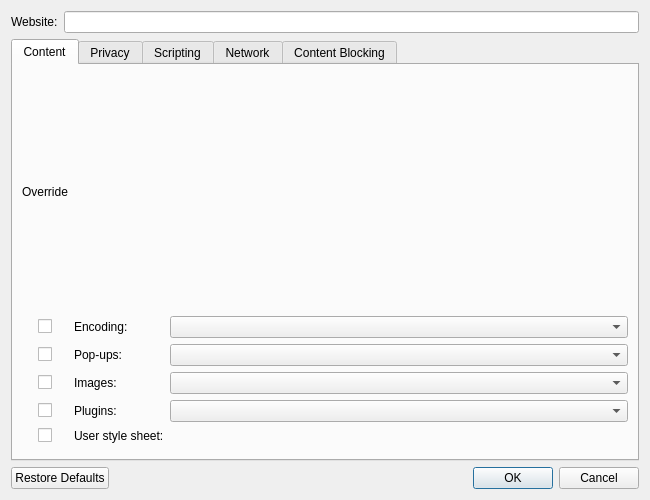
<?xml version="1.0" encoding="UTF-8"?>
<ui version="4.0">
 <class>Otter::WebsitePreferencesDialog</class>
 <widget class="QDialog" name="Otter::WebsitePreferencesDialog">
  <property name="geometry">
   <rect>
    <x>0</x>
    <y>0</y>
    <width>650</width>
    <height>500</height>
   </rect>
  </property>
  <property name="windowTitle">
   <string>Website Preferences</string>
  </property>
  <layout class="QVBoxLayout" name="verticalLayout">
   <item>
    <layout class="QFormLayout" name="generalLayout">
     <property name="fieldGrowthPolicy">
      <enum>QFormLayout::AllNonFixedFieldsGrow</enum>
     </property>
     <item row="0" column="0">
      <widget class="QLabel" name="websiteLabel">
       <property name="text">
        <string>Website:</string>
       </property>
       <property name="buddy">
        <cstring>websiteLineEditWidget</cstring>
       </property>
      </widget>
     </item>
     <item row="0" column="1">
      <widget class="Otter::LineEditWidget" name="websiteLineEditWidget"/>
     </item>
    </layout>
   </item>
   <item>
    <widget class="QTabWidget" name="tabWidget">
     <property name="currentIndex">
      <number>0</number>
     </property>
     <widget class="QWidget" name="contentTab">
      <attribute name="title">
       <string>Content</string>
      </attribute>
      <layout class="QGridLayout" name="contentLayout">
       <item row="1" column="2">
        <widget class="QComboBox" name="encodingComboBox"/>
       </item>
       <item row="4" column="2">
        <widget class="QComboBox" name="enablePluginsComboBox"/>
       </item>
       <item row="0" column="0">
        <widget class="QLabel" name="contentOverrideLabel">
         <property name="text">
          <string>Override</string>
         </property>
        </widget>
       </item>
       <item row="5" column="2">
        <widget class="Otter::FilePathWidget" name="userStyleSheetFilePathWidget" native="true"/>
       </item>
       <item row="2" column="0" alignment="Qt::AlignHCenter">
        <widget class="QCheckBox" name="popupsPolicyOverrideCheckBox">
         <property name="text">
          <string/>
         </property>
        </widget>
       </item>
       <item row="4" column="1">
        <widget class="QLabel" name="enablePluginsLabel">
         <property name="text">
          <string>Plugins:</string>
         </property>
         <property name="buddy">
          <cstring>enablePluginsComboBox</cstring>
         </property>
        </widget>
       </item>
       <item row="5" column="0" alignment="Qt::AlignHCenter">
        <widget class="QCheckBox" name="userStyleSheetOverrideCheckBox">
         <property name="text">
          <string/>
         </property>
        </widget>
       </item>
       <item row="1" column="1">
        <widget class="QLabel" name="encodingLabel">
         <property name="text">
          <string>Encoding:</string>
         </property>
         <property name="buddy">
          <cstring>encodingComboBox</cstring>
         </property>
        </widget>
       </item>
       <item row="4" column="0" alignment="Qt::AlignHCenter">
        <widget class="QCheckBox" name="enablePluginsOverrideCheckBox">
         <property name="text">
          <string/>
         </property>
        </widget>
       </item>
       <item row="2" column="2">
        <widget class="QComboBox" name="popupsPolicyComboBox"/>
       </item>
       <item row="5" column="1">
        <widget class="QLabel" name="userStyleSheetLabel">
         <property name="text">
          <string>User style sheet:</string>
         </property>
         <property name="buddy">
          <cstring>userStyleSheetFilePathWidget</cstring>
         </property>
        </widget>
       </item>
       <item row="3" column="2">
        <widget class="QComboBox" name="enableImagesComboBox"/>
       </item>
       <item row="7" column="2">
        <spacer name="contentHorizontalSpacer">
         <property name="orientation">
          <enum>Qt::Horizontal</enum>
         </property>
         <property name="sizeHint" stdset="0">
          <size>
           <width>40</width>
           <height>0</height>
          </size>
         </property>
        </spacer>
       </item>
       <item row="6" column="2">
        <spacer name="contentSpacer">
         <property name="orientation">
          <enum>Qt::Vertical</enum>
         </property>
        </spacer>
       </item>
       <item row="1" column="0" alignment="Qt::AlignHCenter">
        <widget class="QCheckBox" name="encodingOverrideCheckBox">
         <property name="text">
          <string/>
         </property>
        </widget>
       </item>
       <item row="3" column="1">
        <widget class="QLabel" name="enableImagesLabel">
         <property name="text">
          <string>Images:</string>
         </property>
         <property name="buddy">
          <cstring>enableImagesComboBox</cstring>
         </property>
        </widget>
       </item>
       <item row="3" column="0" alignment="Qt::AlignHCenter">
        <widget class="QCheckBox" name="enableImagesOverrideCheckBox">
         <property name="text">
          <string/>
         </property>
        </widget>
       </item>
       <item row="2" column="1">
        <widget class="QLabel" name="popupsPolicyLabel">
         <property name="text">
          <string>Pop-ups:</string>
         </property>
         <property name="buddy">
          <cstring>popupsPolicyComboBox</cstring>
         </property>
        </widget>
       </item>
      </layout>
     </widget>
     <widget class="QWidget" name="privacyTab">
      <attribute name="title">
       <string>Privacy</string>
      </attribute>
      <layout class="QGridLayout" name="privacyLayout">
       <item row="7" column="1">
        <layout class="QHBoxLayout" name="keepCookiesModeLayout">
         <item>
          <spacer name="keepCookiesModeSpacer">
           <property name="orientation">
            <enum>Qt::Horizontal</enum>
           </property>
           <property name="sizeType">
            <enum>QSizePolicy::Fixed</enum>
           </property>
           <property name="sizeHint" stdset="0">
            <size>
             <width>20</width>
             <height>0</height>
            </size>
           </property>
          </spacer>
         </item>
         <item>
          <widget class="QLabel" name="keepCookiesModeLabel">
           <property name="text">
            <string>Keep until:</string>
           </property>
           <property name="buddy">
            <cstring>keepCookiesModeComboBox</cstring>
           </property>
          </widget>
         </item>
        </layout>
       </item>
       <item row="2" column="0" alignment="Qt::AlignHCenter">
        <widget class="QCheckBox" name="doNotTrackOverrideCheckBox">
         <property name="text">
          <string/>
         </property>
        </widget>
       </item>
       <item row="5" column="0" alignment="Qt::AlignHCenter">
        <widget class="QCheckBox" name="cookiesPolicyOverrideCheckBox">
         <property name="text">
          <string/>
         </property>
        </widget>
       </item>
       <item row="8" column="2">
        <widget class="QComboBox" name="thirdPartyCookiesPolicyComboBox"/>
       </item>
       <item row="3" column="0" alignment="Qt::AlignHCenter">
        <widget class="QCheckBox" name="rememberBrowsingHistoryOverrideCheckBox">
         <property name="text">
          <string/>
         </property>
        </widget>
       </item>
       <item row="2" column="2">
        <widget class="QComboBox" name="doNotTrackComboBox">
         <property name="currentIndex">
          <number>-1</number>
         </property>
        </widget>
       </item>
       <item row="3" column="1">
        <widget class="QCheckBox" name="rememberBrowsingHistoryCheckBox">
         <property name="text">
          <string>Remember browsing history</string>
         </property>
        </widget>
       </item>
       <item row="7" column="0" alignment="Qt::AlignHCenter">
        <widget class="QCheckBox" name="keepCookiesModeOverrideCheckBox">
         <property name="text">
          <string/>
         </property>
        </widget>
       </item>
       <item row="0" column="0">
        <widget class="QLabel" name="privacyOverrideLabel">
         <property name="text">
          <string>Override</string>
         </property>
        </widget>
       </item>
       <item row="4" column="1">
        <widget class="QCheckBox" name="enableCookiesCheckBox">
         <property name="text">
          <string>Enable cookies</string>
         </property>
        </widget>
       </item>
       <item row="5" column="1">
        <layout class="QHBoxLayout" name="cookiesPolicyLayout">
         <item>
          <spacer name="cookiesPolicySpacer">
           <property name="orientation">
            <enum>Qt::Horizontal</enum>
           </property>
           <property name="sizeType">
            <enum>QSizePolicy::Fixed</enum>
           </property>
           <property name="sizeHint" stdset="0">
            <size>
             <width>20</width>
             <height>0</height>
            </size>
           </property>
          </spacer>
         </item>
         <item>
          <widget class="QLabel" name="cookiesPolicyLabel">
           <property name="text">
            <string>Accept cookies:</string>
           </property>
          </widget>
         </item>
        </layout>
       </item>
       <item row="2" column="1">
        <widget class="QLabel" name="doNotTrackLabel">
         <property name="text">
          <string>Do Not Track:</string>
         </property>
         <property name="buddy">
          <cstring>doNotTrackComboBox</cstring>
         </property>
        </widget>
       </item>
       <item row="7" column="2">
        <widget class="QComboBox" name="keepCookiesModeComboBox"/>
       </item>
       <item row="4" column="0" alignment="Qt::AlignHCenter">
        <widget class="QCheckBox" name="enableCookiesOverrideCheckBox">
         <property name="text">
          <string/>
         </property>
        </widget>
       </item>
       <item row="9" column="0" colspan="3">
        <widget class="QLabel" name="cookiesLabel">
         <property name="text">
          <string>Cookies:</string>
         </property>
         <property name="buddy">
          <cstring>cookiesViewWidget</cstring>
         </property>
        </widget>
       </item>
       <item row="10" column="0" colspan="3">
        <layout class="QHBoxLayout" name="cookiesViewLayout">
         <item>
          <widget class="Otter::ItemViewWidget" name="cookiesViewWidget">
           <property name="editTriggers">
            <set>QAbstractItemView::NoEditTriggers</set>
           </property>
           <property name="alternatingRowColors">
            <bool>true</bool>
           </property>
           <property name="selectionBehavior">
            <enum>QAbstractItemView::SelectRows</enum>
           </property>
          </widget>
         </item>
         <item>
          <layout class="QVBoxLayout" name="cookiesButtonsLayout">
           <item>
            <widget class="QPushButton" name="cookiesAddButton">
             <property name="text">
              <string>Add…</string>
             </property>
            </widget>
           </item>
           <item>
            <widget class="QPushButton" name="cookiesPropertiesButton">
             <property name="enabled">
              <bool>false</bool>
             </property>
             <property name="text">
              <string>Properties…</string>
             </property>
            </widget>
           </item>
           <item>
            <widget class="QPushButton" name="cookiesDeleteButton">
             <property name="enabled">
              <bool>false</bool>
             </property>
             <property name="text">
              <string>Delete</string>
             </property>
            </widget>
           </item>
           <item>
            <spacer name="cookiesSpacer">
             <property name="orientation">
              <enum>Qt::Vertical</enum>
             </property>
            </spacer>
           </item>
          </layout>
         </item>
        </layout>
       </item>
       <item row="8" column="1">
        <layout class="QHBoxLayout" name="thirdPartyCookiesPolicyLayout">
         <item>
          <spacer name="thirdPartyCookiesPolicySpacer">
           <property name="orientation">
            <enum>Qt::Horizontal</enum>
           </property>
           <property name="sizeType">
            <enum>QSizePolicy::Fixed</enum>
           </property>
           <property name="sizeHint" stdset="0">
            <size>
             <width>20</width>
             <height>0</height>
            </size>
           </property>
          </spacer>
         </item>
         <item>
          <widget class="QLabel" name="thirdPartyCookiesPolicyLabel">
           <property name="text">
            <string>Accept third-party cookies:</string>
           </property>
           <property name="buddy">
            <cstring>thirdPartyCookiesPolicyComboBox</cstring>
           </property>
          </widget>
         </item>
        </layout>
       </item>
       <item row="11" column="2">
        <spacer name="privacyHorizontalSpacer">
         <property name="orientation">
          <enum>Qt::Horizontal</enum>
         </property>
         <property name="sizeHint" stdset="0">
          <size>
           <width>40</width>
           <height>0</height>
          </size>
         </property>
        </spacer>
       </item>
       <item row="8" column="0" alignment="Qt::AlignHCenter">
        <widget class="QCheckBox" name="thirdPartyCookiesPolicyOverrideCheckBox">
         <property name="text">
          <string/>
         </property>
        </widget>
       </item>
       <item row="5" column="2">
        <widget class="QComboBox" name="cookiesPolicyComboBox"/>
       </item>
      </layout>
     </widget>
     <widget class="QWidget" name="scriptingTab">
      <attribute name="title">
       <string>Scripting</string>
      </attribute>
      <layout class="QGridLayout" name="scriptingLayout" columnstretch="0,0,0">
       <item row="3" column="0" alignment="Qt::AlignHCenter">
        <widget class="QCheckBox" name="canShowStatusMessagesOverrideCheckBox">
         <property name="text">
          <string/>
         </property>
        </widget>
       </item>
       <item row="2" column="0" alignment="Qt::AlignHCenter">
        <widget class="QCheckBox" name="canChangeWindowGeometryOverrideCheckBox">
         <property name="text">
          <string/>
         </property>
        </widget>
       </item>
       <item row="6" column="1">
        <layout class="QHBoxLayout" name="canReceiveRightClicksLayout">
         <item>
          <spacer name="canReceiveRightClicksSpacer">
           <property name="orientation">
            <enum>Qt::Horizontal</enum>
           </property>
           <property name="sizeType">
            <enum>QSizePolicy::Fixed</enum>
           </property>
           <property name="sizeHint" stdset="0">
            <size>
             <width>20</width>
             <height>0</height>
            </size>
           </property>
          </spacer>
         </item>
         <item>
          <widget class="QCheckBox" name="canReceiveRightClicksCheckBox">
           <property name="text">
            <string>Allow to receive right mouse button clicks</string>
           </property>
          </widget>
         </item>
        </layout>
       </item>
       <item row="5" column="0" alignment="Qt::AlignHCenter">
        <widget class="QCheckBox" name="canAccessClipboardOverrideCheckBox">
         <property name="text">
          <string/>
         </property>
        </widget>
       </item>
       <item row="3" column="1">
        <layout class="QHBoxLayout" name="canShowStatusMessagesLayout">
         <item>
          <spacer name="canShowStatusMessagesSpacer">
           <property name="orientation">
            <enum>Qt::Horizontal</enum>
           </property>
           <property name="sizeType">
            <enum>QSizePolicy::Fixed</enum>
           </property>
           <property name="sizeHint" stdset="0">
            <size>
             <width>20</width>
             <height>0</height>
            </size>
           </property>
          </spacer>
         </item>
         <item>
          <widget class="QCheckBox" name="canShowStatusMessagesCheckBox">
           <property name="text">
            <string>Allow changing of status field</string>
           </property>
          </widget>
         </item>
        </layout>
       </item>
       <item row="10" column="1">
        <spacer name="scriptingHorizontalSpacer">
         <property name="orientation">
          <enum>Qt::Horizontal</enum>
         </property>
         <property name="sizeHint" stdset="0">
          <size>
           <width>40</width>
           <height>0</height>
          </size>
         </property>
        </spacer>
       </item>
       <item row="6" column="0" alignment="Qt::AlignHCenter">
        <widget class="QCheckBox" name="canReceiveRightClicksOverrideCheckBox">
         <property name="text">
          <string/>
         </property>
        </widget>
       </item>
       <item row="7" column="1">
        <layout class="QHBoxLayout" name="canCloseWindowsLayout">
         <item>
          <spacer name="canCloseWindowsSpacer">
           <property name="orientation">
            <enum>Qt::Horizontal</enum>
           </property>
           <property name="sizeType">
            <enum>QSizePolicy::Fixed</enum>
           </property>
           <property name="sizeHint" stdset="0">
            <size>
             <width>20</width>
             <height>0</height>
            </size>
           </property>
          </spacer>
         </item>
         <item>
          <widget class="QLabel" name="canCloseWindowsLabel">
           <property name="text">
            <string>Allow to close windows:</string>
           </property>
           <property name="buddy">
            <cstring>canCloseWindowsComboBox</cstring>
           </property>
          </widget>
         </item>
        </layout>
       </item>
       <item row="4" column="1">
        <layout class="QHBoxLayout" name="canHideAddressBarLayout">
         <item>
          <spacer name="canHideAddressBarSpacer">
           <property name="orientation">
            <enum>Qt::Horizontal</enum>
           </property>
           <property name="sizeType">
            <enum>QSizePolicy::Fixed</enum>
           </property>
           <property name="sizeHint" stdset="0">
            <size>
             <width>20</width>
             <height>0</height>
            </size>
           </property>
          </spacer>
         </item>
         <item>
          <widget class="QCheckBox" name="canHideAddressBarCheckBox">
           <property name="enabled">
            <bool>false</bool>
           </property>
           <property name="text">
            <string>Allow script to hide address bar</string>
           </property>
          </widget>
         </item>
        </layout>
       </item>
       <item row="2" column="1">
        <layout class="QHBoxLayout" name="canChangeWindowGeometryLayout">
         <item>
          <spacer name="canChangeWindowGeometrySpacer">
           <property name="orientation">
            <enum>Qt::Horizontal</enum>
           </property>
           <property name="sizeType">
            <enum>QSizePolicy::Fixed</enum>
           </property>
           <property name="sizeHint" stdset="0">
            <size>
             <width>20</width>
             <height>0</height>
            </size>
           </property>
          </spacer>
         </item>
         <item>
          <widget class="QCheckBox" name="canChangeWindowGeometryCheckBox">
           <property name="text">
            <string>Allow moving and resizing of windows</string>
           </property>
          </widget>
         </item>
        </layout>
       </item>
       <item row="4" column="0" alignment="Qt::AlignHCenter">
        <widget class="QCheckBox" name="canHideAddressBarOverrideCheckBox">
         <property name="enabled">
          <bool>false</bool>
         </property>
         <property name="text">
          <string/>
         </property>
        </widget>
       </item>
       <item row="0" column="0">
        <widget class="QLabel" name="scriptingOverrideLabel">
         <property name="text">
          <string>Override</string>
         </property>
        </widget>
       </item>
       <item row="1" column="0" alignment="Qt::AlignHCenter">
        <widget class="QCheckBox" name="enableJavaScriptOverrideCheckBox">
         <property name="text">
          <string/>
         </property>
        </widget>
       </item>
       <item row="1" column="1">
        <widget class="QCheckBox" name="enableJavaScriptCheckBox">
         <property name="text">
          <string>Enable JavaScript</string>
         </property>
        </widget>
       </item>
       <item row="7" column="2">
        <widget class="QComboBox" name="canCloseWindowsComboBox"/>
       </item>
       <item row="7" column="0" alignment="Qt::AlignHCenter">
        <widget class="QCheckBox" name="canCloseWindowsOverrideCheckBox">
         <property name="text">
          <string/>
         </property>
        </widget>
       </item>
       <item row="8" column="2">
        <widget class="QComboBox" name="enableFullScreenComboBox"/>
       </item>
       <item row="5" column="1">
        <layout class="QHBoxLayout" name="canAccessClipboardLayout">
         <item>
          <spacer name="canAccessClipboardSpacer">
           <property name="orientation">
            <enum>Qt::Horizontal</enum>
           </property>
           <property name="sizeType">
            <enum>QSizePolicy::Fixed</enum>
           </property>
           <property name="sizeHint" stdset="0">
            <size>
             <width>20</width>
             <height>0</height>
            </size>
           </property>
          </spacer>
         </item>
         <item>
          <widget class="QCheckBox" name="canAccessClipboardCheckBox">
           <property name="text">
            <string>Allow access to clipboard</string>
           </property>
          </widget>
         </item>
        </layout>
       </item>
       <item row="11" column="1">
        <spacer name="scriptingSpacer">
         <property name="orientation">
          <enum>Qt::Vertical</enum>
         </property>
        </spacer>
       </item>
       <item row="8" column="0" alignment="Qt::AlignHCenter">
        <widget class="QCheckBox" name="enableFullScreenOverrideCheckBox">
         <property name="text">
          <string/>
         </property>
        </widget>
       </item>
       <item row="8" column="1">
        <layout class="QHBoxLayout" name="enableFullScreenLayout">
         <item>
          <spacer name="enableFullScreenSpacer">
           <property name="orientation">
            <enum>Qt::Horizontal</enum>
           </property>
           <property name="sizeType">
            <enum>QSizePolicy::Fixed</enum>
           </property>
           <property name="sizeHint" stdset="0">
            <size>
             <width>20</width>
             <height>0</height>
            </size>
           </property>
          </spacer>
         </item>
         <item>
          <widget class="QLabel" name="enableFullScreenLabel">
           <property name="text">
            <string>Allow to enter full screen mode:</string>
           </property>
           <property name="buddy">
            <cstring>enableFullScreenComboBox</cstring>
           </property>
          </widget>
         </item>
        </layout>
       </item>
       <item row="9" column="0" alignment="Qt::AlignHCenter">
        <widget class="QCheckBox" name="usePolyfillOverrideCheckBox">
         <property name="text">
          <string/>
         </property>
        </widget>
       </item>
       <item row="9" column="1">
        <layout class="QHBoxLayout" name="usePolyfillLayout">
         <item>
          <spacer name="usePolyfillSpacer">
           <property name="orientation">
            <enum>Qt::Horizontal</enum>
           </property>
           <property name="sizeType">
            <enum>QSizePolicy::Fixed</enum>
           </property>
           <property name="sizeHint" stdset="0">
            <size>
             <width>20</width>
             <height>0</height>
            </size>
           </property>
          </spacer>
         </item>
         <item>
          <widget class="QCheckBox" name="usePolyfillCheckBox">
           <property name="text">
           <string>Load polyfill from internal resources</string>
           </property>
          </widget>
         </item>
        </layout>
       </item>
      </layout>
     </widget>
     <widget class="QWidget" name="networkTab">
      <attribute name="title">
       <string>Network</string>
      </attribute>
      <layout class="QGridLayout" name="networkLayout">
       <item row="3" column="0" alignment="Qt::AlignHCenter">
        <widget class="QCheckBox" name="proxyOverrideCheckBox">
         <property name="text">
          <string/>
         </property>
        </widget>
       </item>
       <item row="4" column="3">
        <spacer name="networkSpacer">
         <property name="orientation">
          <enum>Qt::Vertical</enum>
         </property>
        </spacer>
       </item>
       <item row="2" column="3">
        <widget class="Otter::ComboBoxWidget" name="userAgentComboBox"/>
       </item>
       <item row="1" column="1" colspan="2">
        <widget class="QCheckBox" name="sendReferrerCheckBox">
         <property name="text">
          <string>Send referrer information</string>
         </property>
        </widget>
       </item>
       <item row="0" column="0">
        <widget class="QLabel" name="networkOverrideLabel">
         <property name="text">
          <string>Override</string>
         </property>
        </widget>
       </item>
       <item row="3" column="1">
        <widget class="QLabel" name="proxyLabel">
         <property name="text">
          <string>Proxy:</string>
         </property>
         <property name="buddy">
          <cstring>proxyComboBox</cstring>
         </property>
        </widget>
       </item>
       <item row="2" column="1">
        <widget class="QLabel" name="userAgentLabel">
         <property name="text">
          <string>User Agent:</string>
         </property>
         <property name="buddy">
          <cstring>userAgentComboBox</cstring>
         </property>
        </widget>
       </item>
       <item row="2" column="0" alignment="Qt::AlignHCenter">
        <widget class="QCheckBox" name="userAgentOverrideCheckBox">
         <property name="text">
          <string/>
         </property>
        </widget>
       </item>
       <item row="5" column="3">
        <spacer name="networkHorizontalSpacer">
         <property name="orientation">
          <enum>Qt::Horizontal</enum>
         </property>
         <property name="sizeHint" stdset="0">
          <size>
           <width>0</width>
           <height>0</height>
          </size>
         </property>
        </spacer>
       </item>
       <item row="1" column="0" alignment="Qt::AlignHCenter">
        <widget class="QCheckBox" name="sendReferrerOverrideCheckBox">
         <property name="text">
          <string/>
         </property>
        </widget>
       </item>
       <item row="3" column="3">
        <widget class="Otter::ComboBoxWidget" name="proxyComboBox"/>
       </item>
      </layout>
     </widget>
     <widget class="QWidget" name="contentBlockingTab">
      <attribute name="title">
       <string>Content Blocking</string>
      </attribute>
      <layout class="QGridLayout" name="gridLayout">
       <item row="2" column="1">
        <widget class="QLabel" name="contentBlockingProfilesLabel">
         <property name="text">
          <string>Profiles:</string>
         </property>
        </widget>
       </item>
       <item row="3" column="1">
        <widget class="Otter::ContentFiltersViewWidget" name="contentBlockingProfilesViewWidget">
         <property name="sizeAdjustPolicy">
          <enum>QAbstractScrollArea::AdjustIgnored</enum>
         </property>
         <property name="alternatingRowColors">
          <bool>true</bool>
         </property>
         <property name="selectionMode">
          <enum>QAbstractItemView::SingleSelection</enum>
         </property>
         <property name="selectionBehavior">
          <enum>QAbstractItemView::SelectRows</enum>
         </property>
        </widget>
       </item>
       <item row="0" column="0">
        <widget class="QLabel" name="contentBlockingOverrideLabel">
         <property name="text">
          <string>Override</string>
         </property>
        </widget>
       </item>
       <item row="2" column="0" alignment="Qt::AlignHCenter">
        <widget class="QCheckBox" name="contentBlockingProfilesOverrideCheckBox">
         <property name="text">
          <string/>
         </property>
        </widget>
       </item>
      </layout>
     </widget>
    </widget>
   </item>
   <item>
    <widget class="QDialogButtonBox" name="buttonBox">
     <property name="orientation">
      <enum>Qt::Horizontal</enum>
     </property>
     <property name="standardButtons">
      <set>QDialogButtonBox::Cancel|QDialogButtonBox::Ok|QDialogButtonBox::RestoreDefaults</set>
     </property>
     <property name="centerButtons">
      <bool>false</bool>
     </property>
    </widget>
   </item>
  </layout>
 </widget>
 <customwidgets>
  <customwidget>
   <class>Otter::ComboBoxWidget</class>
   <extends>QComboBox</extends>
   <header>src/ui/ComboBoxWidget.h</header>
  </customwidget>
  <customwidget>
   <class>Otter::ContentFiltersViewWidget</class>
   <extends>QTreeView</extends>
   <header>src/ui/ContentFiltersViewWidget.h</header>
  </customwidget>
  <customwidget>
   <class>Otter::FilePathWidget</class>
   <extends>QWidget</extends>
   <header>src/ui/FilePathWidget.h</header>
   <container>1</container>
  </customwidget>
  <customwidget>
   <class>Otter::ItemViewWidget</class>
   <extends>QTreeView</extends>
   <header>src/ui/ItemViewWidget.h</header>
  </customwidget>
  <customwidget>
   <class>Otter::LineEditWidget</class>
   <extends>QLineEdit</extends>
   <header>src/ui/LineEditWidget.h</header>
  </customwidget>
 </customwidgets>
 <tabstops>
  <tabstop>websiteLineEditWidget</tabstop>
  <tabstop>tabWidget</tabstop>
  <tabstop>encodingOverrideCheckBox</tabstop>
  <tabstop>encodingComboBox</tabstop>
  <tabstop>popupsPolicyOverrideCheckBox</tabstop>
  <tabstop>popupsPolicyComboBox</tabstop>
  <tabstop>enableImagesOverrideCheckBox</tabstop>
  <tabstop>enableImagesComboBox</tabstop>
  <tabstop>enablePluginsOverrideCheckBox</tabstop>
  <tabstop>enablePluginsComboBox</tabstop>
  <tabstop>userStyleSheetOverrideCheckBox</tabstop>
  <tabstop>doNotTrackOverrideCheckBox</tabstop>
  <tabstop>doNotTrackComboBox</tabstop>
  <tabstop>rememberBrowsingHistoryOverrideCheckBox</tabstop>
  <tabstop>rememberBrowsingHistoryCheckBox</tabstop>
  <tabstop>enableCookiesOverrideCheckBox</tabstop>
  <tabstop>enableCookiesCheckBox</tabstop>
  <tabstop>cookiesPolicyOverrideCheckBox</tabstop>
  <tabstop>cookiesPolicyComboBox</tabstop>
  <tabstop>keepCookiesModeOverrideCheckBox</tabstop>
  <tabstop>keepCookiesModeComboBox</tabstop>
  <tabstop>thirdPartyCookiesPolicyOverrideCheckBox</tabstop>
  <tabstop>thirdPartyCookiesPolicyComboBox</tabstop>
  <tabstop>cookiesViewWidget</tabstop>
  <tabstop>cookiesAddButton</tabstop>
  <tabstop>cookiesPropertiesButton</tabstop>
  <tabstop>cookiesDeleteButton</tabstop>
  <tabstop>enableJavaScriptOverrideCheckBox</tabstop>
  <tabstop>enableJavaScriptCheckBox</tabstop>
  <tabstop>canChangeWindowGeometryOverrideCheckBox</tabstop>
  <tabstop>canChangeWindowGeometryCheckBox</tabstop>
  <tabstop>canShowStatusMessagesOverrideCheckBox</tabstop>
  <tabstop>canShowStatusMessagesCheckBox</tabstop>
  <tabstop>canHideAddressBarOverrideCheckBox</tabstop>
  <tabstop>canHideAddressBarCheckBox</tabstop>
  <tabstop>canAccessClipboardOverrideCheckBox</tabstop>
  <tabstop>canAccessClipboardCheckBox</tabstop>
  <tabstop>canReceiveRightClicksOverrideCheckBox</tabstop>
  <tabstop>canReceiveRightClicksCheckBox</tabstop>
  <tabstop>canCloseWindowsOverrideCheckBox</tabstop>
  <tabstop>canCloseWindowsComboBox</tabstop>
  <tabstop>enableFullScreenOverrideCheckBox</tabstop>
  <tabstop>enableFullScreenComboBox</tabstop>
  <tabstop>sendReferrerOverrideCheckBox</tabstop>
  <tabstop>sendReferrerCheckBox</tabstop>
  <tabstop>userAgentOverrideCheckBox</tabstop>
  <tabstop>userAgentComboBox</tabstop>
  <tabstop>proxyOverrideCheckBox</tabstop>
  <tabstop>proxyComboBox</tabstop>
  <tabstop>contentBlockingProfilesOverrideCheckBox</tabstop>
  <tabstop>contentBlockingProfilesViewWidget</tabstop>
 </tabstops>
 <resources/>
 <connections/>
</ui>
